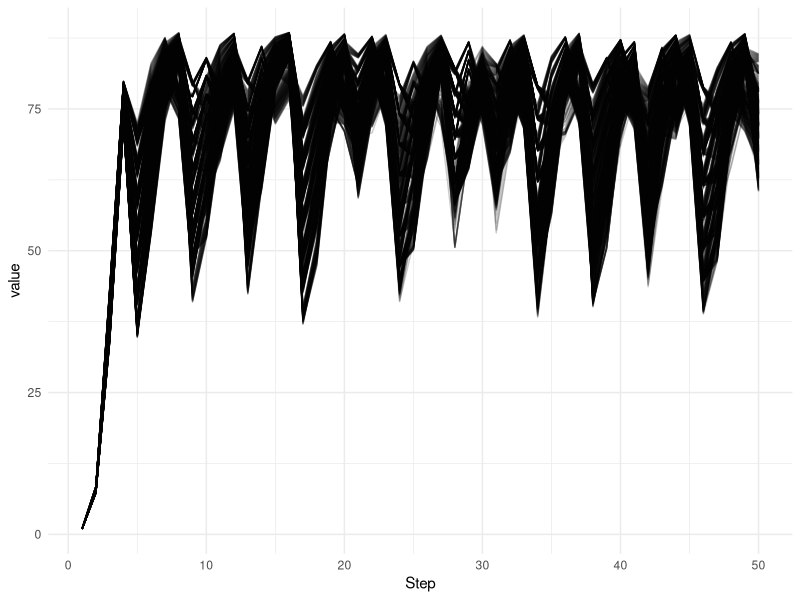
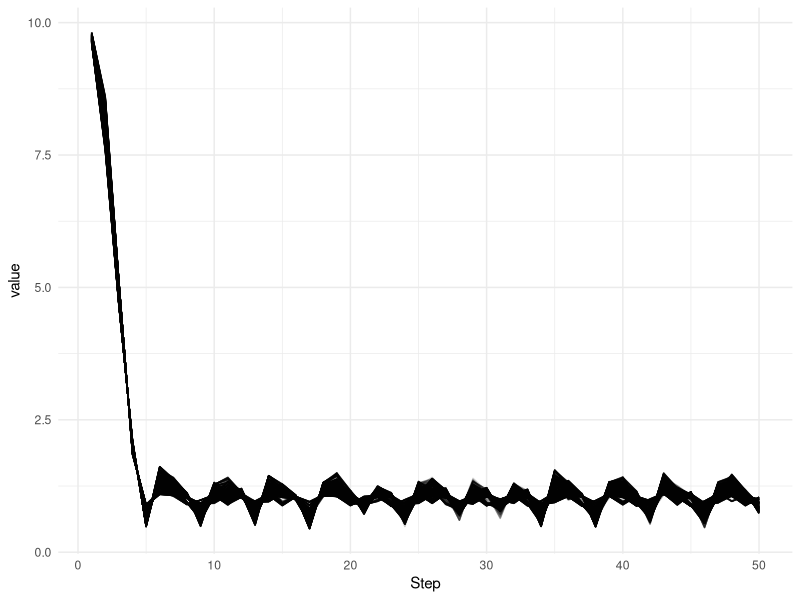

These figures' R source, in order:
##################################################################################################
#File name: General_tmii_model.R
#Build a general model, describing trait-mediated indirect interaction between mammals and insects
#Starting from a basic population model and  the tmii-models in Anderson et al 2009 
#Modifying the model with specific mammal-insect factors 
##################################################################################################

#Discrete population model
#Forest system (many herbivore generation per plant generation, do not need to model plant population, see Underwood 1999)

#Models are based on:
#Berverton-Holt model
#Anderson et al. 2009

library(ggplot2)

##################################################################################################

#Beverton-Holt model:
BH_func<-function(r1=10,M1=10,r2=10,M2=10,H1=0.1,H2=0.1,generations=10){
  H1pop<-numeric(generations)
  H2pop<-numeric(generations)
  for(i in 1:generations){
    
    H1<-(r1*H1)/(1+(H1/M1))
    H1pop[i]<-H1
    
    H2<-(r2*H2)/(1+(H2/M2)) 
    H2pop[i]<-H2
  }
  return(list(H1pop,H2pop))
}
BH_func()


################################################################################################


#TMII model:
#Model with induced responses. Induced reponses of mammal affects insect population
#Specific 'direct consumption' term added (insect accidently eaten by mammals)
#Different proportions of the plant population have had previous herbivory by insects or mammals or both or neither
#Insect population is affected by mammalian induced responses but the mammal is not affected by the insect
#The mammal population is affected by its own induced responses


tmii.func<-function(H1=0.1,#H1 - population density mammal
                    H2=0.1,#H2 - population density insect
                    r1=10, #growth rate H1
                    r2=10, #growth rate H2
                    M1=10, #variable connected to carrying capacity for H1
                    M2=10, #variable connected to carrying capacity for H2
                    I1=0,#I1 - level of mammal induced resposne
                    I2=0,#I2 - level of insect induced response
                    d1=0.75,#d1 - decay rate I1
                    d2=1,#d2 - decay rate I2
                    y2=0.1, #y2 - effect of insect induced response on insect 
                    y3=0.1, #y3 - effect of mammal induced resposne on mammal 
                    P=0.1,#P - Proportion of plants damaged by mammal 
                    Q=0.1,#Q - Proportion of plant damaged by insects
                    PQ=0.1,#PQ - Proportion of plants damaged by both insects and mammals
                    DC=0.05, #DC - Direct consumption effect (% of the insect population accidently eaten by the mammals)
                    alfa=10, #maximum per capita induced response elicitation rate
                    beta=1, #per unit reduction in induced resposne elicitation due to plant self-inhibition
                    generations=50){
  ro1<-0 #ro1 - change in level of induced response I1 per time step, depends on I1 and H1
  ro2<-0 #ro2 - change in level of induced response I2 per time step, depends on I2 and H2
  H1pop<-numeric(generations)
  H2pop<-numeric(generations)
  I1level<-numeric(generations)
  I2level<-numeric(generations)
  L1<-numeric(generations)
  L2<-numeric(generations)
  
  for(i in 1:generations){
  
    h1<-H1 #rember value of H1 from last generation (to be able to calc lambda later)
    h2<-H2 #rember value of H2 from last generation
    #Generate value for y1.
    #y1 - effect of mammal induced response on insect - depends on the level of I1 
    if(I1<5|I1>15){
      y1<-0.2 #Per unit effect of induced resposne I1 (mammal induced) on insects (effect can be -,0,+ & weak/strong)
    }else{
      y1<-0.4
    }
    
    #Generate value for change in I2 (ro2)
    if(I2<(alfa/beta)){
      ro2<-(alfa-beta*I2)*H2
    }else{
      ro2<-0
    }
    
    #New level of I2
    I2<-I2+ro2-d2*I2
    I2level[i]<-I2
    
    #Generate value for change in I1 (ro1)
    if(I1<(alfa/beta)){
      ro1<-(alfa-beta*I1)*H1
    }else{
      ro1<-0
    }
    
    #New level of I1
    I1<-I1+ro1-d1*I1
    I1level[i]<-I1
    
    #Population size of insect (H2)
    H2<-P*(((r2*H2)/(1+((H2+y1*I1)/M2))-DC*H2))+
    Q*(((r2*H2)/(1+((H2+y2*I2)/M2))))+
    PQ*(((r2*H2)/(1+((H2+y1*I1+y2*I2)/M2))-DC*H2))+
    (1-P-Q-PQ)*(((r2*H2)/(1+((H2)/M2))))
    
    
    H1<-(r1*H1)/(1+((H1+y3*I1)/M1))
    
    lambda1<-H1/h1 #calculate lambda
    lambda2<-H2/h2
    
    L1[i]<-lambda1
    L2[i]<-lambda2
    
    H1pop[i]<-H1
    H2pop[i]<-H2
    
    
  } 
  # added a list of the three test parameters to show values...
  populations<-list("params" = c("d2"=d2,"P"=P, "y2"=y2), "H1pop"=H1pop,"H2pop"=H2pop,"I1level"=I1level,"I2level"=I2level,"L1"=L1,"L2"=L2)
  return(populations)
}


## Method 1: For looping through a single parameter at a time. Useful for smaller changes.
output.list<-list()
for(ii in seq(from=0.1,to=1,by=0.1)){
  m<- tmii.func(r1=ii)
  output.list[[paste0(ii)]] <- m
}
output.list

## method 2: using apply to use all combinations of three parameters

# first, set up some ranges for a few parameters
y2 <- seq (from=0.2, to=0.5, by=0.01)
d2 <- seq(from=0.6, to=0.9, by=0.1)
P <- seq(from=0.1, to=0.7, by=0.1)

# make a data.frame with every combination of those parameters
param.args <- expand.grid(y2 = y2, d2=d2, P=P)

# using apply, iterate across every row and pass the row values as the arguments to the tmii.func
output.list <- apply(param.args,1,function(params)tmii.func(y2=params[1],d2=params[2], P=params[3]))

output.df <-data.frame((matrix(ncol = length(output.list), nrow = 50)))

output.df <- data.frame("Step"=seq(from=1, to=50, by=1))
for (i in 1:length(output.list)){
  output.df[i+1] <- output.list[[i]]$H2pop
  colnames(output.df)[i+1] <- paste0("run_",i)
}

plot.df <- reshape2::melt (output.df, id="Step")

ggplot2::ggplot (plot.df, aes(Step, value, fill=variable))+
  geom_line(alpha=0.2)+
  theme_minimal()


##Same type of plot for L2 (lambda for H2)
output.dfL <-data.frame((matrix(ncol = length(output.list), nrow = 50)))

output.dfL <- data.frame("Step"=seq(from=1, to=50, by=1))
for (i in 1:length(output.list)){
  output.dfL[i+1] <- output.list[[i]]$L2
  colnames(output.dfL)[i+1] <- paste0("run_",i)
}

plot.dfL <- reshape2::melt (output.dfL, id="Step")

ggplot2::ggplot (plot.dfL, aes(Step, value, fill=variable))+
  geom_line(alpha=0.2)+
  theme_minimal()

#Make the plot into a function
#What we want to add in to the function is which 'output' variable we want to plot (H1, H2, I1 etc.)


#NEXT STEPS:
#Make plotting function
#Add selectivity/choice of herbivores 
#Work out a way to make DC depend on insect:mammal proportion
#Proportion of induced plants (P, Q, PQ) - could they depend on population sizes (H1,H2)?
#Repeated mammalian herbivory 
#y1 - the effect of mammal induced responses on insect - non-linear 

#Model assumptions:
#Forest/tree system - many herbivore generations per plant generation
#Discrete reproduction 






